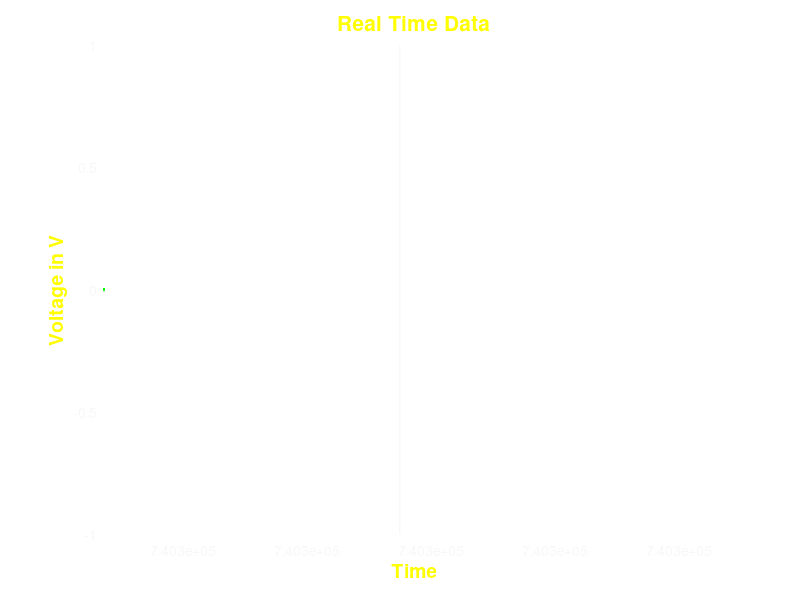

Write MATLAB code to recreate this figure. (Note: this script raises an error after producing the figure.)
clear all;
close all;


% Graph init

time =now;
voltage = 0;
%% Set up the figure 
figureHandle = figure('NumberTitle','off',...
    'Name','Voltage Characteristics',...
    'Color',[0 0 0],'Visible','off');

% Set axes
axesHandle = axes('Parent',figureHandle,...
    'YGrid','on',...
    'YColor',[0.9725 0.9725 0.9725],...
    'XGrid','on',...
    'XColor',[0.9725 0.9725 0.9725],...
    'Color',[0 0 0]);

hold on;

plotHandle = plot(axesHandle,time,voltage,'Marker','.','LineWidth',1,'Color',[0 1 0]);

xlim(axesHandle,[min(time) max(time+0.001)]);

% Create xlabel
xlabel('Time','FontWeight','bold','FontSize',14,'Color',[1 1 0]);

% Create ylabel
ylabel('Voltage in V','FontWeight','bold','FontSize',14,'Color',[1 1 0]);

% Create title
title('Real Time Data','FontSize',15,'Color',[1 1 0]);


%Connect to the INEMO device
% [handle_dev pFD]=INEMO_Connection();
%End connection
acqSize=200;

delete(instrfind)
s=serial('/dev/tty.usbmodem3565641','BaudRate',57600); %start serial port to arduino
s.ReadAsyncMode = 'continuous';
fopen(s); %open port



%Gyroscope statistics
Offset=[-3.6982,-3.3570,-2.5909]';
var=[(0.5647/180*pi)^2 (0.5674/180*pi)^2 (0.5394/180*pi)^2]';
%var=[(0.7698/180*pi)^2 (0.4925/180*pi)^2 (0.5144/180*pi)^2]';

%Acquisition variables
GyroRate=zeros(3,acqSize);
Acc=zeros(3,acqSize);
Magn=zeros(3,acqSize);
Angles=zeros(3,acqSize);
AccF=zeros(3,acqSize);
MagnF=zeros(3,acqSize);
mu=zeros(1,acqSize);
dqnorm=zeros(1,acqSize);
dq=zeros(4,acqSize);

qUpdate=zeros(4,acqSize);
%Initial quaternion values
qUpdate(:,1)=[1 0 0 0]';

%Observation vector
qOsserv=zeros(4,acqSize);
qOsserv(:,1)=[1 0 0 0]';

%----KALMAN MATRIXES
Q1=[var(1,1)+var(2,1)+var(3,1) -var(1,1)+var(2,1)-var(3,1) -var(1,1)-var(2,1)+var(3,1) var(1,1)-var(2,1)-var(3,1)];
Q2=[-var(1,1)+var(2,1)-var(3,1) var(1,1)+var(2,1)+var(3,1) var(1,1)-var(2,1)-var(3,1) -var(1,1)-var(2,1)+var(3,1)];
Q3=[-var(1,1)-var(2,1)+var(3,1) var(1,1)-var(2,1)-var(3,1) var(1,1)+var(2,1)+var(3,1) -var(1,1)+var(2,1)-var(3,1)];
Q4=[var(1,1)-var(2,1)-var(3,1) -var(1,1)+var(2,1)-var(3,1) -var(1,1)+var(2,1)-var(3,1) var(1,1)+var(2,1)+var(3,1)];
Qmatrix=[Q1;Q2;Q3;Q4];

H=eye(4,4);

sigmaR=[0.01 0.01 0.01 0.01]';
R=[sigmaR(1,1) 0 0 0;0 sigmaR(2,1) 0 0;0 0 sigmaR(3,1) 0;0 0 0 sigmaR(4,1)];

qPredicted=zeros(4,acqSize);
%qPredicted(:,1)=[0.5 0.5 0.5 0.5]';
qPredicted(:,1)=[1 0 0 0]';
P_Update=eye(4,4)*2;
%----------
t=[0];

i=1;
dt=0;

[bAcc,aAcc] = butter(3,0.0075,'low');
[bMagn,aMagn] = butter(2,0.06,'low');

magnF_Length=13;
accF_Length=13;

 while (s.Status == 'open')

%Bring up the filters
while(i<=accF_Length+4)
    if(i>1)
        dt = toc(t0);
        t=[t t(length(t))+dt];
    end
    
%     [errre pFD]=calllib('iNEMO2_SDK','INEMO2_GetDataSample',handle_dev,pFD);
    t0 = tic;

        %----------
        pause(0.01)
        %---------
        
    C=fscanf(s);
    arr = regexp(C, '?', 'split')
    arr = cell2mat(arr);
    
    
     if(s.Status ~= 'open')
       break;
     end
        
    Acc(1,i)=arr(1);
    Acc(2,i)=arr(2);
    Acc(3,i)=arr(3);
    Magn(1,i)=arr(4);
    Magn(2,i)=arr(5);
    Magn(3,i)=arr(6);
    GyroRate(1,i)=((arr(7)-Offset(1,1))/180)*pi;
    GyroRate(2,i)=((arr(8)-Offset(2,1))/180)*pi;
    GyroRate(3,i)=((arr(9)-Offset(3,1))/180)*pi;
        
%     Acc(1,i)=pFD.Accelerometer.X;
%     Acc(2,i)=pFD.Accelerometer.Y;
%     Acc(3,i)=pFD.Accelerometer.Z;
%     Magn(1,i)=pFD.Magnetometer.X;
%     Magn(2,i)=pFD.Magnetometer.Y;
%     Magn(3,i)=pFD.Magnetometer.Z;
%     GyroRate(1,i)=((pFD.Gyroscope.X-Offset(1,1))/180)*pi;
%     GyroRate(2,i)=((pFD.Gyroscope.Y-Offset(2,1))/180)*pi;
%     GyroRate(3,i)=((pFD.Gyroscope.Z-Offset(3,1))/180)*pi;
    
    Acc(:,i)=Acc(:,i)/norm(Acc(:,i));
    Magn(:,i)=Magn(:,i)/norm(Magn(:,i));
    if(i<=accF_Length)
        AccF(:,i)=MyFilter(bAcc,aAcc,Acc(:,:));
    else
        AccF(:,i)=MyFilter(bAcc,aAcc,Acc(:,i-accF_Length:i));
    end
    if(i<=magnF_Length)
        MagnF(:,i)=MyFilter(bMagn,aMagn,Magn(:,:));
    else
        MagnF(:,i)=MyFilter(bMagn,aMagn,Magn(:,i-magnF_Length:i));
    end
    MagnF(:,i)=MagnF(:,i)/norm(MagnF(:,i));
    AccF(:,i)=AccF(:,i)/norm(AccF(:,i));
    i=i+1;
    qPredicted(:,i)=[0.5 0.5 0.5 0.5]';
    qUpdate(:,i)=qPredicted(:,i);
    qOsserv(:,i)=qPredicted(:,i);
end



while(i<=acqSize)
    if(i>2)
        dt = toc(t0);
        t=[t t(length(t))+dt];
    end
    %dt=0.015;
    %----Acquisition
%         [errre pFD]=calllib('iNEMO2_SDK','INEMO2_GetDataSample',handle_dev,pFD);
        t0 = tic;

        %----------
        pause(0.01)
        %---------
C=fscanf(s);
    arr = regexp(C, '?', 'split')
    arr = cell2mat(arr);
    
    voltage(i) = arr(7)*-50;%Angles(1,i);
    time(i) = i;
    set(plotHandle,'YData',voltage,'XData',time);
    set(figureHandle,'Visible','on');
    datetick('x','mm/DD HH:MM');
    
     if(s.Status ~= 'open')
       break;
     end
        
    Acc(1,i)=arr(1);
    Acc(2,i)=arr(2);
    Acc(3,i)=arr(3);
    Magn(1,i)=arr(4);
    Magn(2,i)=arr(5);
    Magn(3,i)=arr(6);
    GyroRate(1,i)=((arr(7)-Offset(1,1))/180)*pi;
    GyroRate(2,i)=((arr(8)-Offset(2,1))/180)*pi;
    GyroRate(3,i)=((arr(9)-Offset(3,1))/180)*pi;
    
    GyroRate(1,i)=(GyroRate(1,i)+GyroRate(1,i-1))/2;
    GyroRate(2,i)=(GyroRate(2,i)+GyroRate(2,i-1))/2;
    GyroRate(3,i)=(GyroRate(3,i)+GyroRate(3,i-1))/2;
    
    %Normalization and filtering
    Acc(:,i)=Acc(:,i)/norm(Acc(:,i));
    Magn(:,i)=Magn(:,i)/norm(Magn(:,i));
    
    AccF(:,i)=MyFilter(bAcc,aAcc,Acc(:,i-accF_Length:i));
    MagnF(:,i)=MyFilter(bMagn,aMagn,Magn(:,i-magnF_Length:i));
    
    MagnF(:,i)=MagnF(:,i)/norm(MagnF(:,i));
    AccF(:,i)=AccF(:,i)/norm(AccF(:,i));
    %----End Acquisition
    
    %OBSERVATION COMPUTING
    
    %Gradient Descent
    dq(:,i)=0.5*(QuaternionProduct(qUpdate(:,i-1),[0 GyroRate(1,i) GyroRate(2,i) GyroRate(3,i)]'));
    dqnorm(1,i)=norm(dq(:,i));
    mu(1,i)=10*dqnorm(1,i)*dt;
    qOsserv(:,i)=GradientDescent(AccF(:,i),MagnF(:,i),qOsserv(:,i-1),mu(1,i));
    qOsserv(:,i)=qOsserv(:,i)/norm(qOsserv(:,i));
    %END OSSERVATION COMPUTING
    
    %KALMAN FILTERING
    const=dt/2;
    %F matrix computing
    F1=[1 -const*GyroRate(1,i) -const*GyroRate(2,i) -const*GyroRate(3,i)];
    F2=[const*GyroRate(1,i) 1 const*GyroRate(3,i) -const*GyroRate(2,i)];
    F3=[const*GyroRate(2,i) -const*GyroRate(3,i) 1 const*GyroRate(1,i)];
    F4=[-const*GyroRate(3,i) const*GyroRate(2,i) -const*GyroRate(1,i) 1];
    
    F=[F1;F2;F3;F4];
    qPredicted(:,i)=F*qUpdate(:,i-1);
    
    Q=Qmatrix;
    
    P_Predicted=F*P_Update*F'+Q;
    
    K=P_Predicted*H'*(H*P_Predicted*H'+R)^-1;
    qUpdate(:,i)=qPredicted(:,i)+K*(qOsserv(:,i)-H*qPredicted(:,i));
    qUpdate(:,i)=qUpdate(:,i)/norm(qUpdate(:,i));
    
    P_Update=(eye(4,4)-K*H)*P_Predicted;
    Angles(:,i)=GetAnglesFromQuaternion(qUpdate(:,i));
    
    %END KALMAN FILTERING
    i=i+1;
end
break;
fclose(s);
delete(s);
clear s;
 end
figure;
    subplot(3,1,1);plot(t,Acc(1,:),'b',t,AccF(1,:),'r',t,Magn(1,:),'g',t,MagnF(1,:),'c');legend('AccX','AccFX','MagnX','MagnFX');grid;
    subplot(3,1,2);plot(t,Acc(2,:),'b',t,AccF(2,:),'r',t,Magn(2,:),'g',t,MagnF(2,:),'c');legend('AcY','AccFY','MagnY','MagnFY');grid;
    subplot(3,1,3);plot(t,Acc(3,:),'b',t,AccF(3,:),'r',t,Magn(3,:),'g',t,MagnF(3,:),'c');legend('AccZ','AccFZ','MagnZ','MagnFZ');grid;


figure;
    subplot(4,1,1);plot(t,qOsserv(1,1:acqSize));grid;legend('q0 Observed');
    subplot(4,1,2);plot(t,qOsserv(2,1:acqSize));grid;legend('q1 Observed');
    subplot(4,1,3);plot(t,qOsserv(3,1:acqSize));grid;legend('q2 Observed');
    subplot(4,1,4);plot(t,qOsserv(4,1:acqSize));grid;legend('q3 Observed');

figure;
    subplot(4,1,1);plot(t,qUpdate(1,1:acqSize));hold on;plot(t,qOsserv(1,1:acqSize),'r');grid;legend('q0 Estimated','q0 Observed');xlabel('time (sec)');ylabel('Quaternion value');
    subplot(4,1,2);plot(t,qUpdate(2,1:acqSize));hold on;plot(t,qOsserv(2,1:acqSize),'r');grid;legend('q1 Estimated','q1 Observed');xlabel('time (sec)');ylabel('Quaternion value');
    subplot(4,1,3);plot(t,qUpdate(3,1:acqSize));hold on;plot(t,qOsserv(3,1:acqSize),'r');grid;legend('q2 Estimated','q2 Observed');xlabel('time (sec)');ylabel('Quaternion value');
    subplot(4,1,4);plot(t,qUpdate(4,1:acqSize));hold on;plot(t,qOsserv(4,1:acqSize),'r');grid;legend('q3 Estimated','q3 Observed');xlabel('time (sec)');ylabel('Quaternion value');    
    
figure;
    subplot(3,1,1);plot(t,Angles(1,1:acqSize));grid;legend('Roll');xlabel('time (sec)');ylabel('Angle (deg)');
    subplot(3,1,2);plot(t,Angles(2,1:acqSize));grid;legend('Pitch');xlabel('time (sec)');ylabel('Angle (deg)');
    subplot(3,1,3);plot(t,Angles(3,1:acqSize));grid;legend('Yaw');xlabel('time (sec)');ylabel('Angle (deg)');
    


% INEMO_Disconnection(handle_dev);